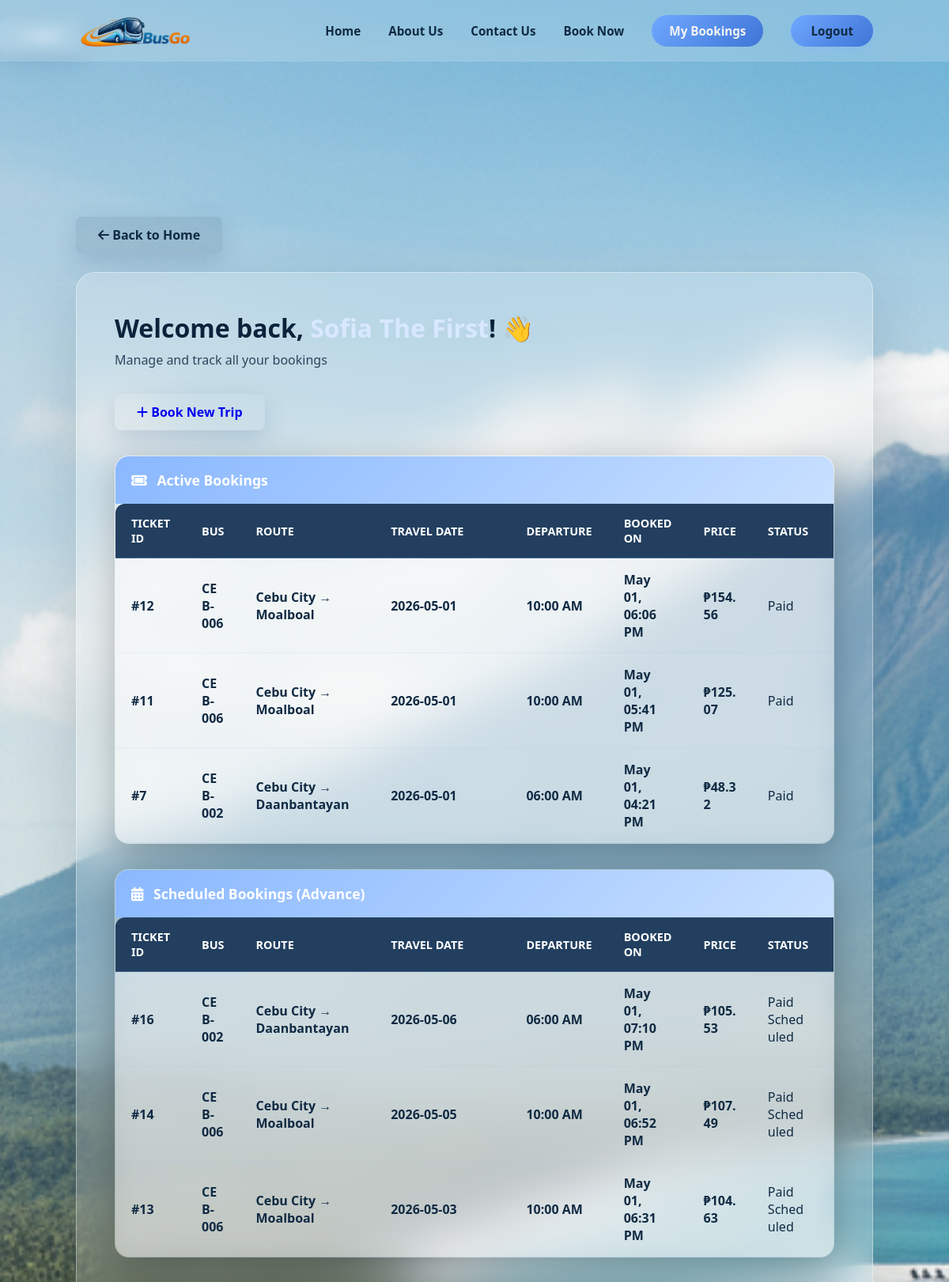
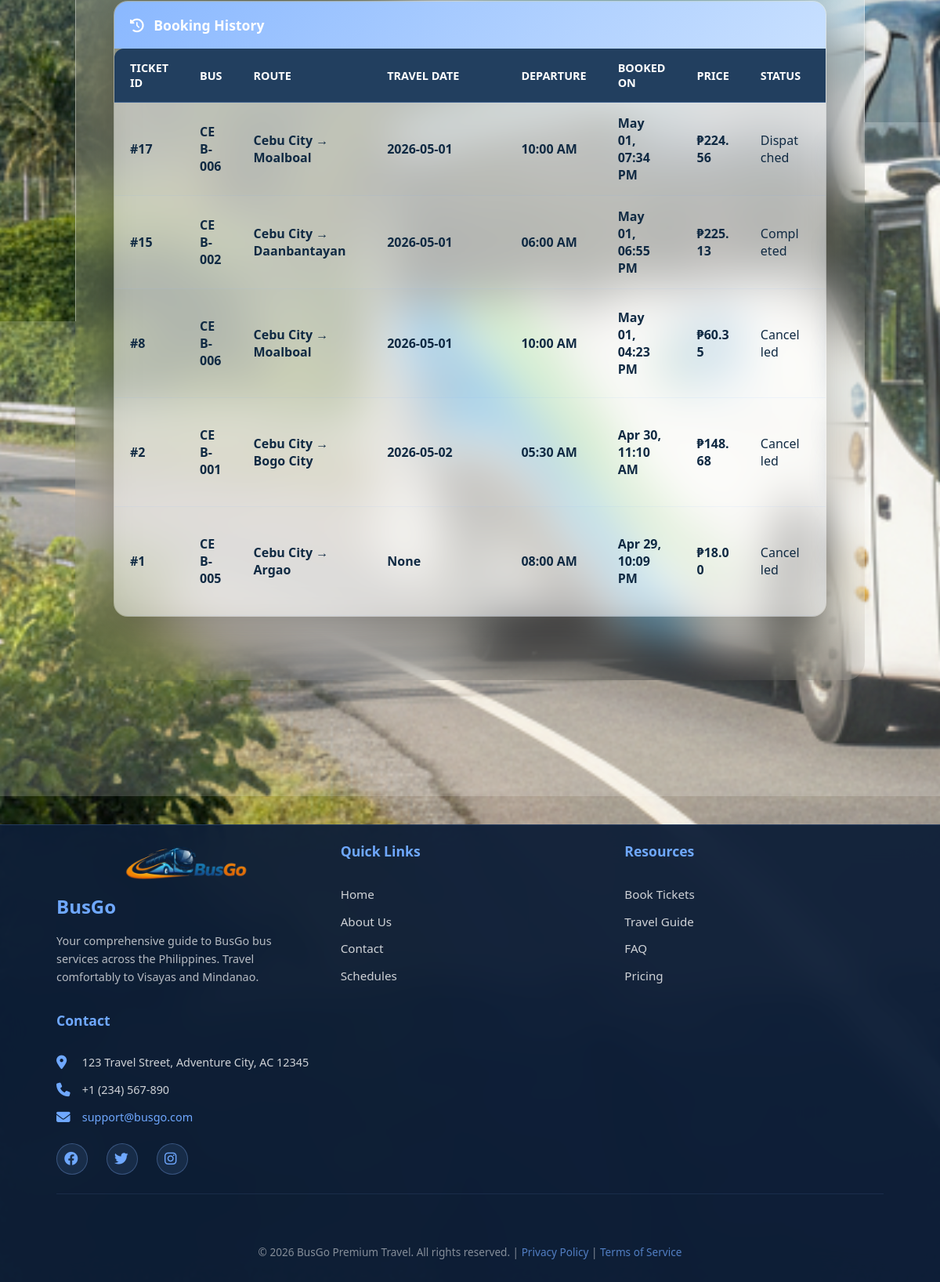
Page /user (signed in) on the committed database (2 pictures, top to bottom).
### tables this page shows
CREATE TABLE bookings (
            id INTEGER PRIMARY KEY AUTOINCREMENT,
            user_id INTEGER,
            trip_id INTEGER,
            passenger_id INTEGER,
            seat_number TEXT,
            status TEXT DEFAULT 'waiting for payment',
            booking_type TEXT DEFAULT 'Online',
            payment_method TEXT DEFAULT 'Online',
            created_at TEXT DEFAULT CURRENT_TIMESTAMP, price REAL DEFAULT 0, distance REAL DEFAULT 0, fare_type TEXT DEFAULT 'regular', discount_type TEXT, id_photo_path TEXT, travel_date TEXT,
            FOREIGN KEY(user_id) REFERENCES users(id),
            FOREIGN KEY(trip_id) REFERENCES trips(id),
            FOREIGN KEY(passenger_id) REFERENCES passengers(id)
        );

CREATE TABLE buses (
            id INTEGER PRIMARY KEY AUTOINCREMENT,
            bus_no TEXT UNIQUE NOT NULL,
            capacity INTEGER DEFAULT 52,
            status TEXT DEFAULT 'available',
            created_at TEXT DEFAULT CURRENT_TIMESTAMP,
            updated_at TEXT DEFAULT CURRENT_TIMESTAMP
        );

CREATE TABLE routes (
            id INTEGER PRIMARY KEY AUTOINCREMENT,
            origin TEXT NOT NULL,
            destination TEXT NOT NULL
        , distance REAL DEFAULT 0, geometry_json TEXT);

CREATE TABLE trips (id INTEGER PRIMARY KEY AUTOINCREMENT, bus_id INTEGER, route_id INTEGER, departure TEXT, arrival TEXT, status TEXT DEFAULT 'scheduled', FOREIGN KEY (bus_id) REFERENCES buses (id), FOREIGN KEY (route_id) REFERENCES routes (id));

### app.py (the view)
@app.route("/user")
def user_dashboard():
    if "user_id" not in session:
        return redirect(url_for("home", login_required=1))
    conn = get_db_connection()
    rows = conn.execute("""
        SELECT
            b.id,
            bs.bus_no,
            r.origin,
            r.destination,
            t.departure,
            t.arrival,
            b.price,
            b.status,
            b.created_at,
            b.travel_date
        FROM bookings b
        JOIN trips t ON t.id = b.trip_id
        JOIN buses bs ON bs.id = t.bus_id
        JOIN routes r ON r.id = t.route_id
        WHERE b.user_id = ?
        ORDER BY b.id DESC
    """, (session["user_id"],)).fetchall()
    bookings = []
    for row in rows:
        created_at_raw = row['created_at'] or ''
        try:
            parsed = datetime.datetime.strptime(created_at_raw, '%Y-%m-%d %H:%M:%S')
            booked_on = parsed.strftime('%b %d, %I:%M %p')
        except:
            booked_on = created_at_raw
        bookings.append({
            'id': row['id'],
            'bus_no': row['bus_no'],
            'origin': row['origin'],
            'destination': row['destination'],
            'departure': row['departure'],
            'arrival': row['arrival'],
            'price': row['price'],
            'status': row['status'],
            'booked_on': booked_on,
            'travel_date': row['travel_date']
        })
    conn.close()
    return render_template("user_dashboard.html", bookings=bookings, now=datetime.datetime.now())

### app.py (called while the page is built)
def get_db_connection():
    conn = sqlite3.connect(DATABASE)
    conn.row_factory = sqlite3.Row
    return conn

@app.context_processor
def inject_user_info():
    return dict(
        user_role=session.get("role"),
        user_name=session.get("fullname")
    )

### templates/user_dashboard.html (shortened to what this page needs)
{% extends "base.html" %}
{% block content %}
<section class="schedule-main" style="flex-direction: column; align-items: center;">
    <div class="page-back-nav" style="width: 100%; max-width: 1800px; margin: 0 auto 1.5rem auto;">
        <a href="{{ url_for('home') }}" class="back-btn" style="background: rgba(16, 42, 67, 0.1); color: var(--dark-text);">
            <i class="fa-solid fa-arrow-left"></i> Back to Home
        </a>
    </div>
    <div class="schedule-container glass-booking-card dashboard-page">
        <div class="dashboard-header">
            <h1>Welcome back, <span style="color: var(--yellow);">{{ session['fullname'] }}</span>! 👋</h1>
            <p>Manage and track all your bookings</p>
        </div>
        <div class="user-actions">
            <a href="{{ url_for('schedules') }}" class="print-btn">
                <i class="fa-solid fa-plus"></i> Book New Trip
            </a>
        </div>
        <div class="table-container">
            <div class="table-header">
                <i class="fa-solid fa-ticket" style="margin-right: 0.5rem;"></i> Active Bookings
            </div>
            {% set today = now.date().isoformat() if now is defined else None %}
            {% set active_bookings = [] %}
            {% set scheduled_bookings = [] %}
            {% set history_bookings = [] %}
            {% if active_bookings|length > 0 %}
                <table class="admin-table admin-bookings-table">
                    <thead style="background: var(--dark-text);">
                        <tr>
                            <th style="color: white; border-radius: 12px 0 0 0;">Ticket ID</th>
                            <th style="color: white;">Bus</th>
                            <th style="color: white;">Route</th>
                            <th style="color: white;">Travel Date</th>
                            <th style="color: white;">Departure</th>
                            <th style="color: white;">Booked On</th>
                            <th style="color: white;">Price</th>
                            <th style="color: white;">Status</th>
                            <th style="color: white; border-radius: 0 12px 0 0;">Actions</th>
                        </tr>
                    </thead>
                    <tbody style="background: rgba(255,255,255,0.4);">
                        {% for booking in active_bookings %}
                        <tr style="border-bottom: 1px solid rgba(16,42,67,0.1);">
                            <td style="color: var(--dark-text); font-weight: 700;">#{{ booking.id }}</td>
                            <td style="color: var(--dark-text);">{{ booking.bus_no }}</td>
                            <td style="color: var(--dark-text);">{{ booking.origin }} → {{ booking.destination }}</td>
                            <td style="color: var(--dark-text);">{{ booking.travel_date }}</td>
                            <td style="color: var(--dark-text); font-weight: 700;">{{ booking.departure }}</td>
                            <td style="color: var(--dark-text);">{{ booking.booked_on }}</td>
                            <td style="color: var(--dark-text); font-weight: 700;">₱{{ "%.2f"|format(booking.price) }}</td>
                            <td style="color: var(--dark-text); font-weight: 500;">
                                {% if booking.status == 'paid' %}
                                    Paid
                                {% elif booking.status == 'waiting for payment' %}
                                    Waiting for Payment
                                {% elif booking.status == 'processing payment' %}
                                    Processing Payment
                                {% else %}
                                    {{ booking.status|capitalize }}
                                {% endif %}
                            </td>
                            <td>
                            </td>
                        </tr>
                        {% endfor %}
                    </tbody>
                </table>
            {% endif %}
        </div>
        <div class="table-container" style="margin-top: 2rem;">
            <div class="table-header">
                <i class="fa-solid fa-calendar-alt" style="margin-right: 0.5rem;"></i> Scheduled Bookings (Advance)
            </div>
            {% if scheduled_bookings|length > 0 %}
                <table class="admin-table admin-bookings-table">
                    <thead style="background: var(--dark-text);">
                        <tr>
                            <th style="color: white; border-radius: 12px 0 0 0;">Ticket ID</th>
                            <th style="color: white;">Bus</th>
                            <th style="color: white;">Route</th>
                            <th style="color: white;">Travel Date</th>
                            <th style="color: white;">Departure</th>
                            <th style="color: white;">Booked On</th>
                            <th style="color: white;">Price</th>
                            <th style="color: white;">Status</th>
                            <th style="color: white; border-radius: 0 12px 0 0;">Actions</th>
                        </tr>
                    </thead>
                    <tbody style="background: rgba(255,255,255,0.4);">
                        {% for booking in scheduled_bookings %}
                        <tr style="border-bottom: 1px solid rgba(16,42,67,0.1);">
                            <td style="color: var(--dark-text); font-weight: 700;">#{{ booking.id }}</td>
                            <td style="color: var(--dark-text);">{{ booking.bus_no }}</td>
                            <td style="color: var(--dark-text);">{{ booking.origin }} → {{ booking.destination }}</td>
                            <td style="color: var(--dark-text);">{{ booking.travel_date }}</td>
                            <td style="color: var(--dark-text); font-weight: 700;">{{ booking.departure }}</td>
                            <td style="color: var(--dark-text);">{{ booking.booked_on }}</td>
                            <td style="color: var(--dark-text); font-weight: 700;">₱{{ "%.2f"|format(booking.price) }}</td>
                            <td style="color: var(--dark-text); font-weight: 500;">Paid Scheduled</td>
                            <td>
                            </td>
                        </tr>
                        {% endfor %}
                    </tbody>
                </table>
            {% else %}
                <div style="text-align: center; padding: 3rem; color: rgba(255, 255, 255, 0.7);">
                    <i class="fa-solid fa-calendar-week" style="font-size: 3rem; margin-bottom: 1rem; display: block; color: var(--yellow);"></i>
                    <p style="font-size: 1.1rem;">No scheduled advance bookings.</p>
                </div>
            {% endif %}
        </div>
        <div class="table-container" style="margin-top: 2rem;">
            <div class="table-header">
                <i class="fa-solid fa-history" style="margin-right: 0.5rem;"></i> Booking History
            </div>
            {% if history_bookings|length > 0 %}
                <table class="admin-table admin-bookings-table">
                    <thead style="background: var(--dark-text);">
                        <tr>
                            <th style="color: white; border-radius: 12px 0 0 0;">Ticket ID</th>
                            <th style="color: white;">Bus</th>
                            <th style="color: white;">Route</th>
                            <th style="color: white;">Travel Date</th>
                            <th style="color: white;">Departure</th>
                            <th style="color: white;">Booked On</th>
                            <th style="color: white;">Price</th>
                            <th style="color: white;">Status</th>
                            <th style="color: white; border-radius: 0 12px 0 0;">Actions</th>
                        </tr>
                    </thead>
                    <tbody style="background: rgba(255,255,255,0.4);">
                        {% for booking in history_bookings %}
                        <tr style="border-bottom: 1px solid rgba(16,42,67,0.1);">
                            <td style="color: var(--dark-text); font-weight: 700;">#{{ booking.id }}</td>
                            <td style="color: var(--dark-text);">{{ booking.bus_no }}</td>
                            <td style="color: var(--dark-text);">{{ booking.origin }} → {{ booking.destination }}</td>
                            <td style="color: var(--dark-text);">{{ booking.travel_date }}</td>
                            <td style="color: var(--dark-text); font-weight: 700;">{{ booking.departure }}</td>
                            <td style="color: var(--dark-text);">{{ booking.booked_on }}</td>
                            <td style="color: var(--dark-text); font-weight: 700;">₱{{ "%.2f"|format(booking.price) }}</td>
                            <td style="color: var(--dark-text); font-weight: 500;">
                                {% if booking.status == 'arrived' %}
                                    Completed
                                {% elif booking.status == 'cancelled' %}
                                    Cancelled
                                {% elif booking.status == 'dispatched' %}
                                    Dispatched
                                {% elif booking.status == 'onboard' %}
                                    Onboard
                                {% elif booking.status == 'paid' and booking.travel_date < today %}
                                    Expired
                                {% else %}
                                    {{ booking.status|capitalize }}
                                {% endif %}
                            </td>
                            <td>
                            </td>
                        </tr>
                        {% endfor %}
                    </tbody>
                </table>
            {% else %}
                <div style="text-align: center; padding: 3rem; color: rgba(255, 255, 255, 0.7);">
                    <i class="fa-solid fa-clock-rotate-left" style="font-size: 3rem; margin-bottom: 1rem; display: block; color: var(--yellow);"></i>
                    <p style="font-size: 1.1rem;">No completed or cancelled bookings yet.</p>
                </div>
            {% endif %}
        </div>
    </div>
</section>
{% endblock %}

### rows in the picture
bookings: id "12", bus_no "CEB-006", origin "Cebu City", destination "Moalboal", travel_date "2026-05-01", departure "10:00 AM", booked_on "May 01, 06:06 PM", price "154.56", status "Paid"
bookings: id "11", bus_no "CEB-006", origin "Cebu City", destination "Moalboal", travel_date "2026-05-01", departure "10:00 AM", booked_on "May 01, 05:41 PM", price "125.07", status "Paid"
bookings: id "7", bus_no "CEB-002", origin "Cebu City", destination "Daanbantayan", travel_date "2026-05-01", departure "06:00 AM", booked_on "May 01, 04:21 PM", price "48.32", status "Paid"
bookings: id "16", bus_no "CEB-002", origin "Cebu City", destination "Daanbantayan", travel_date "2026-05-06", departure "06:00 AM", booked_on "May 01, 07:10 PM", price "105.53"
bookings: id "14", bus_no "CEB-006", origin "Cebu City", destination "Moalboal", travel_date "2026-05-05", departure "10:00 AM", booked_on "May 01, 06:52 PM", price "107.49"
bookings: id "13", bus_no "CEB-006", origin "Cebu City", destination "Moalboal", travel_date "2026-05-03", departure "10:00 AM", booked_on "May 01, 06:31 PM", price "104.63"
bookings: id "17", bus_no "CEB-006", origin "Cebu City", destination "Moalboal", travel_date "2026-05-01", departure "10:00 AM", booked_on "May 01, 07:34 PM", price "224.56", status "Dispatched"
bookings: id "15", bus_no "CEB-002", origin "Cebu City", destination "Daanbantayan", travel_date "2026-05-01", departure "06:00 AM", booked_on "May 01, 06:55 PM", price "225.13", status "Completed"
bookings: id "8", bus_no "CEB-006", origin "Cebu City", destination "Moalboal", travel_date "2026-05-01", departure "10:00 AM", booked_on "May 01, 04:23 PM", price "60.35", status "Cancelled"
bookings: id "2", bus_no "CEB-001", origin "Cebu City", destination "Bogo City", travel_date "2026-05-02", departure "05:30 AM", booked_on "Apr 30, 11:10 AM", price "148.68", status "Cancelled"
bookings: id "1", bus_no "CEB-005", origin "Cebu City", destination "Argao", travel_date "None", departure "08:00 AM", booked_on "Apr 29, 10:09 PM", price "18.00", status "Cancelled"

### other values in the picture
{{ session['fullname'] }} "Sofia The First"
